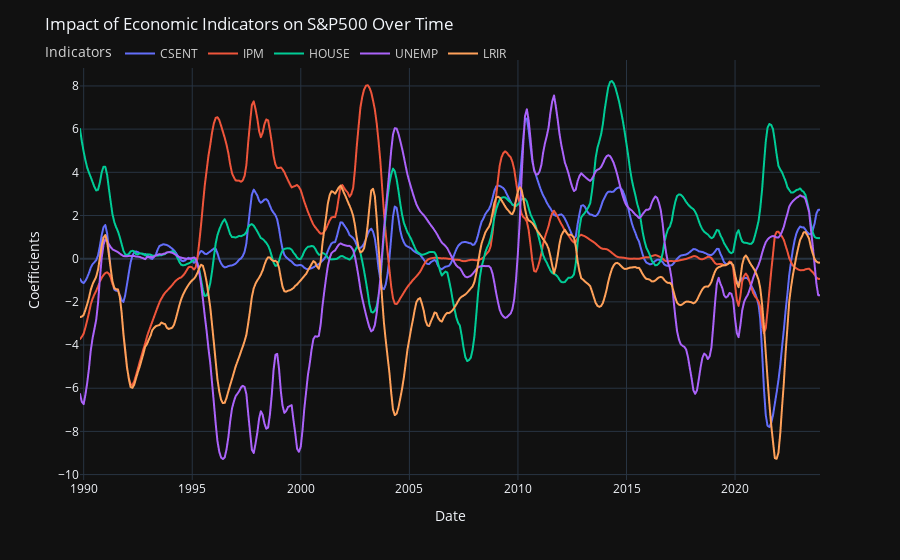

Notebook code cell kept with this figure:
### Code cell
import plotly.express as px
fig = px.line(thetas_df, 'Date', cols)
for trace in fig.data:
    trace.hovertemplate = f'%{{y}}'

fig.update_layout(
    title='Impact of Economic Indicators on S&P500 Over Time',
    legend=dict(title_text='Indicators', orientation='h', font_color='lightgray',
                x=-0.05, y=1.05, xanchor='left', yanchor='top'),
    template='plotly_dark', hovermode="x unified",
    yaxis=dict(title_text='Strengths'), margin=go.layout.Margin(t=60)
    )

fig.show()

### Figure 1 — Plotly figure (JSON) as saved in the notebook; plotly's stock layout.template omitted (floating-point values rounded to 4 significant figures; data arrays with more than 128 entries replaced by an {"elided": "..."} marker saying what was removed)
{"data": [{"hovertemplate": "%{y}", "legendgroup": "CSENT", "line": {"color": "#636efa", "dash": "solid"}, "marker": {"symbol": "circle"}, "mode": "lines", "name": "CSENT", "showlegend": true, "type": "scattergl", "x": {"elided": "410 str values"}, "xaxis": "x", "y": {"elided": "410 float values"}, "yaxis": "y"}, {"hovertemplate": "%{y}", "legendgroup": "IPM", "line": {"color": "#EF553B", "dash": "solid"}, "marker": {"symbol": "circle"}, "mode": "lines", "name": "IPM", "showlegend": true, "type": "scattergl", "x": {"elided": "410 str values"}, "xaxis": "x", "y": {"elided": "410 float values"}, "yaxis": "y"}, {"hovertemplate": "%{y}", "legendgroup": "HOUSE", "line": {"color": "#00cc96", "dash": "solid"}, "marker": {"symbol": "circle"}, "mode": "lines", "name": "HOUSE", "showlegend": true, "type": "scattergl", "x": {"elided": "410 str values"}, "xaxis": "x", "y": {"elided": "410 float values"}, "yaxis": "y"}, {"hovertemplate": "%{y}", "legendgroup": "UNEMP", "line": {"color": "#ab63fa", "dash": "solid"}, "marker": {"symbol": "circle"}, "mode": "lines", "name": "UNEMP", "showlegend": true, "type": "scattergl", "x": {"elided": "410 str values"}, "xaxis": "x", "y": {"elided": "410 float values"}, "yaxis": "y"}, {"hovertemplate": "%{y}", "legendgroup": "LRIR", "line": {"color": "#FFA15A", "dash": "solid"}, "marker": {"symbol": "circle"}, "mode": "lines", "name": "LRIR", "showlegend": true, "type": "scattergl", "x": {"elided": "410 str values"}, "xaxis": "x", "y": {"elided": "410 float values"}, "yaxis": "y"}], "layout": {"hovermode": "x unified", "legend": {"font": {"color": "lightgray"}, "orientation": "h", "title": {"text": "Indicators"}, "tracegroupgap": 0, "x": -0.05, "xanchor": "left", "y": 1.05, "yanchor": "top"}, "margin": {"t": 60}, "title": {"text": "Impact of Economic Indicators on S&P500 Over Time"}, "xaxis": {"anchor": "y", "domain": [0, 1], "title": {"text": "Date"}}, "yaxis": {"anchor": "x", "domain": [0, 1], "title": {"text": "Coefficients"}}}}
